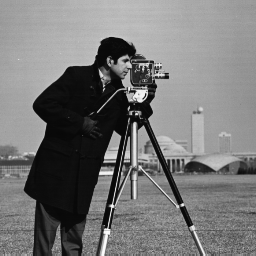
%> input picture Lab8 - Karhunen Loeve Transform/cameraman.tif, 256 x 256 px
$ octave Ques3.m   (GNU Octave 9; MATLAB toolbox functions it lacks are replaced by stand-ins)
%> lines starting %> are read from the running program, lines starting %| are printed output that depends on the picture
img = imread('cameraman.tif');
%> img is the input picture: size 256x256 uint8; min 7, max 253, mean 118.7
img = im2double(img);
%> img: size 256x256 double
covariance = cov(img);

[eigVec,eigVal] = eig(covariance);
eigVal = diag(eigVal);
%> eigVal = 256 values from -5.69e-17 to 4.83
tempEV = eigVal;
%> tempEV = 256 values from -5.69e-17 to 4.83

[eigVal,idx] = sort(eigVal,'descend');
%> eigVal = 256 values, max 4.83 at index 1, min -5.69e-17 at index 256, mean 0.045; idx = 256 values, max 256 at index 1, min 1 at index 256, mean 128.5
eigVec = eigVec(idx,:);
mx = mean(img,2);
%> mx = 256 values, max 0.677 at index 37, min 0.252 at index 171, mean 0.466
mse = 0;
for i=1:256
    A = eigVec(1:i,:);
% A = eigVec;
    Y = A*(img-mx);
    rimg = A.'*Y+mx;
    err = img-rimg;
    err = err.^2;
    mse = [mse sqrt(sum(sum(err)))];
end
%> this loop made 256 passes
%> mse on passes 1 to 3: [0 55.53], [0 55.53 55.39], [0 55.53 55.39 55.23]
%> after the loop, mse = 257 values, max 55.53 at index 2, min 0 at index 1, mean 37.49
mse = mse(2:257);
%> mse = 256 values, max 55.53 at index 1, min 2.02e-13 at index 256, mean 37.64
subplot(2,2,1)
imshow(img);
subplot(2,2,2)
imshow(Y);
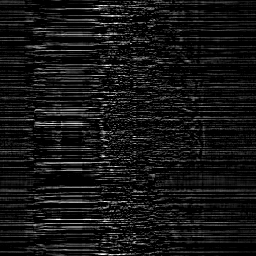
%> displayed picture: size 256x256, on the screen's scale of 0 to 255; min 0, max 255, mean 21.2
subplot(2,2,3)
imshow(rimg);
subplot(2,2,4)
plot(mse);
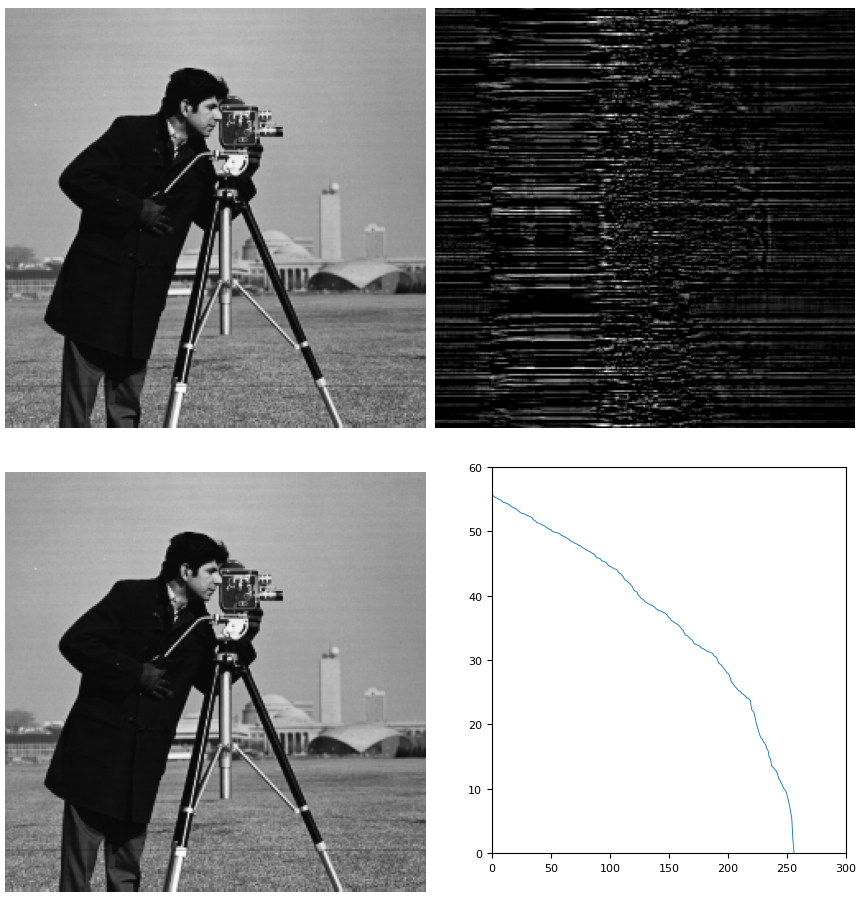
%> figure redrawn from the program's plot data, 4 panels
